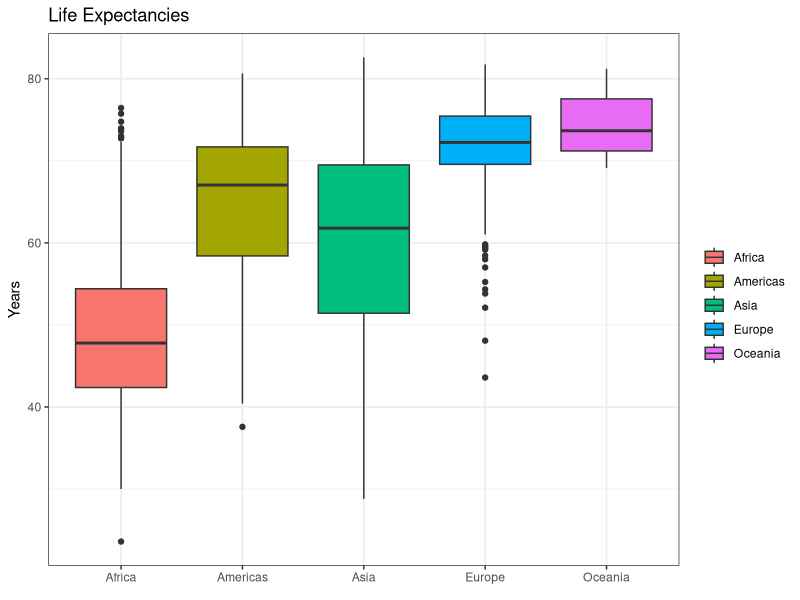
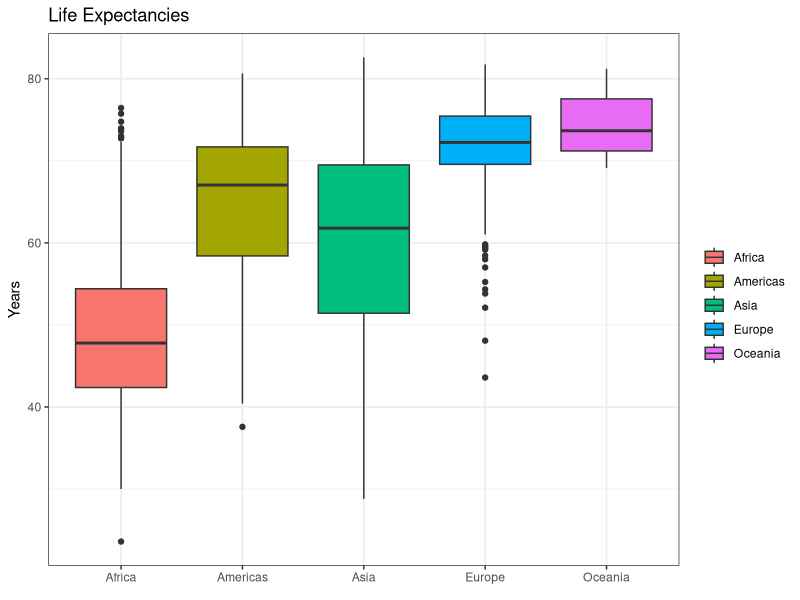

Recreate these plots in R, in order.
# ggplot Intro
# H. Peter Nestler, November 8, 2020

library(tidyverse)

# download.file("https://raw.githubusercontent.com/iaviney/SWC_Workshop/main/Data/Data_Workfolder/gapminderdata/gapminder_by_country/gapminder.txt", "/cloud/project/gapminder.txt")
gapminder <- read.delim("gapminder.txt")
# view(gapminder)

# ggplot syntax
# ggplot(data = , mapping = aes(x= ,y=))
# then add geom to assign plot type

# First plot
ggplot(data = gapminder, mapping = aes(x=continent, y=lifeExp, fill=continent)) +
  geom_boxplot() + # plot styile for data
  labs(title = "Life Expectancies", x=element_blank(), y="Years", fill=element_blank()) + # Labels
  theme_bw() # overall look of graph
#+
#  geom_point() # add for additional layers

ggsave(filename = "Analysis/LifeExpCont.png")